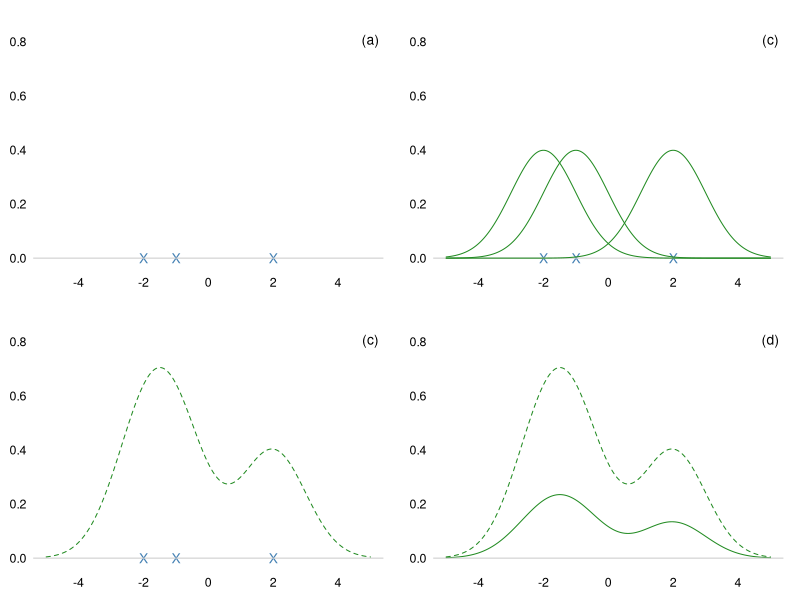

Recreate this plot in R.
par(mar=c(2,2,2,1), mgp=c(1,0.4,0), tck=-.01, cex.axis=0.9, las=1, mfrow=c(2, 2))
z = c(-2, -1, 2)
x = seq(-5, 5, 0.01)

plot(0, 0, xlim=c(-5, 5), ylim=c(0, 0.8), 
     pch=NA, ylab=NA, xlab=NA, frame.plot = FALSE, 
     axes=FALSE)
for(i in 1:length(z)) {
  points(z[i], 0, pch="X", col="steelblue")
}
abline(h=0, col="grey80")
axis(2, tick = FALSE)
axis(1, tick = FALSE)
text(5, 0.8, "(a)")


## Now we combine the kernels,
x_total = numeric(length(x))
for(i in 1:length(x_total)) {
  for(j in 1:length(z)) {
    x_total[i] = x_total[i] + 
      dnorm(x[i], z[j], sd=1)
  }
}

plot(0, 0, xlim=c(-5, 5), ylim=c(0, 0.8), 
     pch=NA, ylab=NA, xlab=NA, frame.plot = FALSE, 
     axes=FALSE)
for(i in 1:length(z)) {
  points(z[i], 0, pch="X", col="steelblue")
}
abline(h=0, col="grey80")
axis(2, tick = FALSE)
axis(1, tick = FALSE)
text(5, 0.8, "(c)")

lines(x, dnorm(x, z[1], sd=1), col="forestgreen")
lines(x, dnorm(x, z[2], sd=1), col="forestgreen")
lines(x, dnorm(x, z[3], sd=1), col="forestgreen")





plot(0, 0, xlim=c(-5, 5), ylim=c(0, 0.8), 
     pch=NA, ylab=NA, xlab=NA, frame.plot = FALSE, 
     axes=FALSE)
for(i in 1:length(z)) {
  points(z[i], 0, pch="X", col="steelblue")
}
abline(h=0, col="grey80")
axis(2, tick = FALSE)
axis(1, tick = FALSE)
text(5, 0.8, "(c)")
lines(x, x_total, col="forestgreen", lty=2)

## (d)
plot(x, x_total/3, 
     xlim=c(-5, 5), ylim=c(0, 0.8), 
     pch=NA, ylab=NA, xlab=NA, frame.plot = FALSE, 
     axes=FALSE, type="l", col="forestgreen")
abline(h=0, col="grey80")
axis(2, tick = FALSE)
axis(1, tick = FALSE)
text(5, 0.8, "(d)")
lines(x, x_total, col="forestgreen", lty=2)